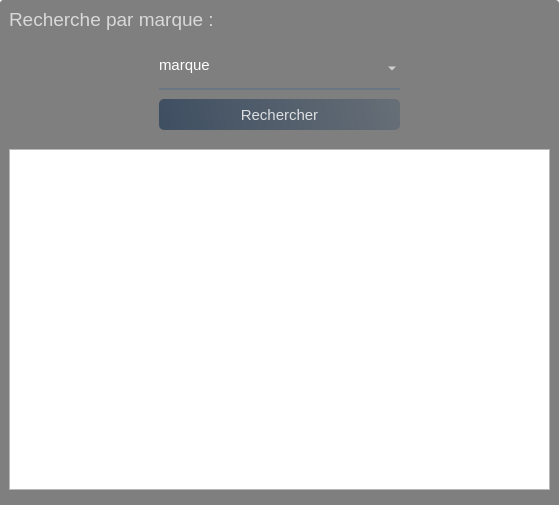
<?xml version="1.0" encoding="UTF-8"?>
<ui version="4.0">
 <class>Form</class>
 <widget class="QWidget" name="Form">
  <property name="geometry">
   <rect>
    <x>0</x>
    <y>0</y>
    <width>559</width>
    <height>505</height>
   </rect>
  </property>
  <property name="windowTitle">
   <string>Form</string>
  </property>
  <widget class="QWidget" name="widget" native="true">
   <property name="geometry">
    <rect>
     <x>-1</x>
     <y>-1</y>
     <width>561</width>
     <height>511</height>
    </rect>
   </property>
   <widget class="QLabel" name="label">
    <property name="geometry">
     <rect>
      <x>-10</x>
      <y>-5</y>
      <width>571</width>
      <height>511</height>
     </rect>
    </property>
    <property name="styleSheet">
     <string notr="true">border-image: url(:/images/abstract-gradient-blue-to-white-sq-format-thomas-woolworth.jpg);</string>
    </property>
    <property name="text">
     <string/>
    </property>
   </widget>
   <widget class="QLabel" name="label_2">
    <property name="geometry">
     <rect>
      <x>0</x>
      <y>0</y>
      <width>561</width>
      <height>511</height>
     </rect>
    </property>
    <property name="styleSheet">
     <string notr="true">background-color:rgba(0,0,0,120); 
border-radius:7px; </string>
    </property>
    <property name="text">
     <string/>
    </property>
   </widget>
   <widget class="QComboBox" name="comboBox">
    <property name="geometry">
     <rect>
      <x>160</x>
      <y>50</y>
      <width>241</width>
      <height>41</height>
     </rect>
    </property>
    <property name="font">
     <font>
      <pointsize>11</pointsize>
     </font>
    </property>
    <property name="styleSheet">
     <string notr="true">background-color: rgba(0,0,0,0);
border : none ;
border-bottom : 2px solid rgba(105,118,132,255);
color :rgba(255,255,255,1);
padding-bottom:7px ;</string>
    </property>
    <item>
     <property name="text">
      <string>marque</string>
     </property>
    </item>
   </widget>
   <widget class="QLabel" name="label_3">
    <property name="geometry">
     <rect>
      <x>10</x>
      <y>0</y>
      <width>231</width>
      <height>41</height>
     </rect>
    </property>
    <property name="maximumSize">
     <size>
      <width>16777215</width>
      <height>16777215</height>
     </size>
    </property>
    <property name="sizeIncrement">
     <size>
      <width>0</width>
      <height>0</height>
     </size>
    </property>
    <property name="font">
     <font>
      <pointsize>14</pointsize>
      <bold>false</bold>
     </font>
    </property>
    <property name="styleSheet">
     <string notr="true">color :rgba(255,255,255,0.7)</string>
    </property>
    <property name="text">
     <string>Recherche par marque :</string>
    </property>
   </widget>
   <widget class="QTableView" name="tableView">
    <property name="geometry">
     <rect>
      <x>10</x>
      <y>150</y>
      <width>541</width>
      <height>341</height>
     </rect>
    </property>
    <property name="styleSheet">
     <string notr="true"/>
    </property>
   </widget>
   <widget class="QPushButton" name="pushButton">
    <property name="geometry">
     <rect>
      <x>160</x>
      <y>100</y>
      <width>241</width>
      <height>31</height>
     </rect>
    </property>
    <property name="font">
     <font>
      <pointsize>11</pointsize>
      <bold>false</bold>
     </font>
    </property>
    <property name="styleSheet">
     <string notr="true">QPushButton#pushButton{
background-color : qlineargradient(spread:pad,x1:0,y1:0.505682,x2:1,y2:0.477,stop:0 rgba(20,47,78,0.6),stop:1 rgba(85,98,112,0.6));
color:rgba(255,255,255,0.8);
border-radius:5px;
}
QPushButton#pushButton:hover{
background-color : qlineargradient(spread:pad,x1:0,y1:0.505682,x2:1,y2:0.477,stop:0 rgba(40,67,98,219),stop:1 rgba(105,118,132,226));
}
QPushButton#pushButton:pressed{
background-color : qlineargradient(spread:pad,x1:0,y1:0.505682,x2:1,y2:0.477,stop:0  rgba(20,47,78,0.6),stop:1 rgba(85,98,112,0.8));
color:rgba(255,255,255,210);
border-radius:5px;
}
</string>
    </property>
    <property name="text">
     <string>Rechercher</string>
    </property>
   </widget>
  </widget>
 </widget>
 <resources>
  <include location="res_msgbox.qrc"/>
 </resources>
 <connections/>
</ui>
